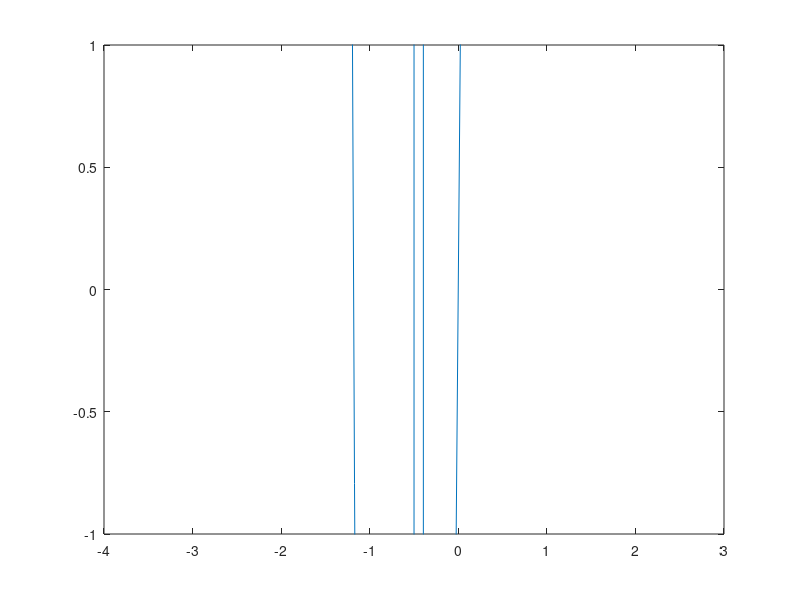

MATLAB code for this plot:
% Icke-linj(är) skal(är) ekvation med Newtons metod
clc; clear all; close all;

% bestäm rötter till
f = @(x) 62.*x - ((x.^2 + x + 0.04) ./ (2.*x + 1)).^7 - 19.*x.*exp(-x);
% note: när det inte funkar att dra en vektor genom funktionen, kolla så
% att alla operatorer för multiplikation, division, och exponentiering
% har en punkt innan för att göra operationerna elementvisa. Jag missade
% punkten vid "./".

% den här kommer behövas senare: ... kanske.
fp = @(x) 62 - 7*((x.^2 + x + .04) ./ (2*x + 1)) ...
    .*((2*x.^2 + 2*x + .92)./(4*x.^2 + 4.*x + 1)) ...
    - 19 * (exp(-x) - x * exp(-x));

%f([0 1 2]')
%f(0)
%f(1)
%f(2)

x = linspace(-4, 3);
plot(x, f(x)); ylim([-1, 1]);
